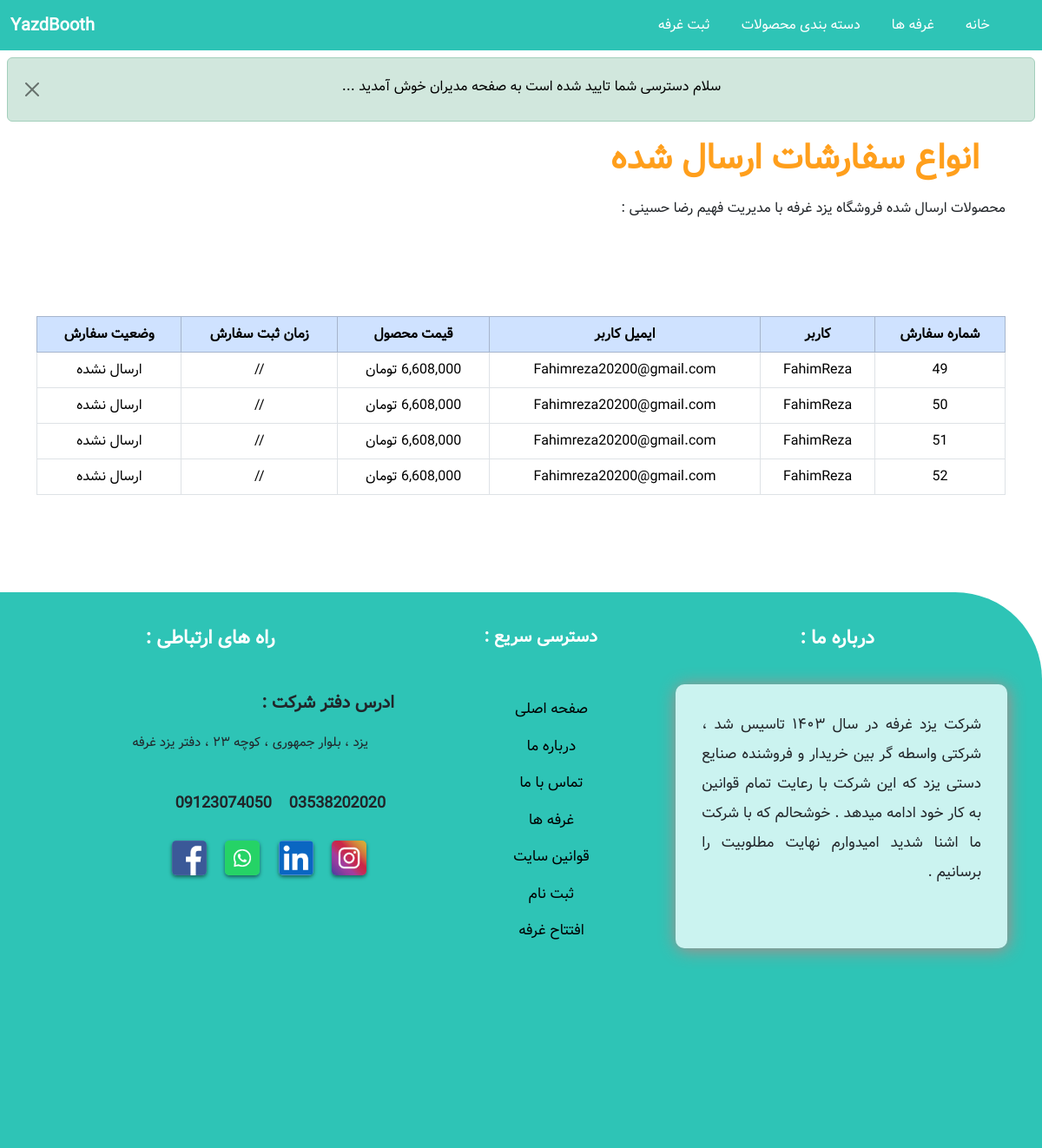
The app's page /Payment/not_shipped_dash/ (signed in) with its own data.
### Payment/models.py (models this page shows, shortened)
class Order(models.Model):
    user = models.ForeignKey(User, on_delete=models.CASCADE , null=True , blank=True)
    full_name = models.CharField(max_length=250)
    email = models.EmailField(max_length=255)
    shipping_address = models.CharField(max_length=15000)
    amount_paid = models.DecimalField(max_digits=10, decimal_places=0)
    date_ordered = models.DateTimeField(auto_now_add=True)
    shipped = models.BooleanField(default=False)
    date_shipped = models.DateTimeField(blank=True, null=True)

### Payment/views.py (the view)
# urls.py: path('not_shipped_dash/', views.Not_Shipped_Dash, name='Not_Shipped_Dash'),
def Not_Shipped_Dash(request):
    if request.user.is_authenticated and request.user.is_superuser:
        orders = Order.objects.filter(shipped = False)
        if orders:
            for item in orders:
                if item.date_ordered:
                    g_date = item.date_ordered  # تاریخ میلادی از نمونه
                    j_date = jdatetime.datetime.fromgregorian(datetime=g_date)  # تبدیل به تاریخ شمسی
                    formatted_date = f"{j_date.year}/{j_date.month}/{j_date.day}"
                else:
                    formatted_date =None
            messages.success(request, 'سلام دسترسی شما تایید شده است به صفحه مدیران خوش آمدید ...')
            return render(request=request, template_name='Not_Shipped_Dash.html', context={'orders':orders , 'formatted_date':formatted_date})
        else:
             messages.error(request , 'مدیر گرامی سفارش ارسال شده ای وجود ندارد ...')
             return redirect('/')
    else:
        messages.error(request, 'این صفحه برای ادمین و مدیران وبسایت میباشد ...')
        return redirect('/')

### Cart/context_processors.py (called while the page is built)
def cart(request):
    return {'cart': Cart(request)}

### Payment/templates/Not_Shipped_Dash.html (shortened to what this page needs)
{% extends 'base.html' %}
{% load static %}
{% load humanize %}
{% block content %}
<div class="container mt-3">
  <h2 class="sub-Title">انواع سفارشات ارسال شده</h2>
  <p>محصولات ارسال شده فروشگاه یزد غرفه با مدیریت فهیم رضا حسینی :</p>
    <br/>
    <br/>
    <br/>
    <br/>
  <table class="table table-hover text-center table-bordered">
    <thead class="table-primary">
      <tr>
        <th>شماره سفارش</th>
        <th>کاربر</th>
        <th>ایمیل کاربر</th>
        <th>قیمت محصول</th>
        <th>زمان ثبت سفارش</th>
        <th>وضعیت سفارش</th>
      </tr>
    </thead>
    <tbody>
    {% for item in orders %}
      <tr>
        <td><a href="/Payment/order/{{ item.id }}" style="text-decoration: none ; color: black;"> {{ item.id }}</a></td>
        <td>{{ item.user }}</td>
        <td>{{ item.email }}</td>
        <td>{{ item.amount_paid|intcomma }} تومان </td>
        <td>{{ formatted_date }}</td>
          {% if item.shipped %}
            <td>ارسال شده</td>
          {% else %}
          <td>ارسال نشده</td>
          {% endif %}
      </tr>
    {% endfor %}
       </tbody>
  </table>
</div>
    <br/>
    <br/>
    <br/>
    <br/>
{% endblock %}

### static/css/style.css (style rules this page uses)
* { margin: 0; padding: 0; box-sizing: border-box; font-family: 'vazir' , sans-serif; }
.sub-Title { color: #FF9F1C; font-weight: bold; font-size: 40px; margin:20px 30px ; }

### records on screen
Order: id "49", user "FahimReza", email "Fahimreza20200@gmail.com", formatted_date "//", shipped "ارسال نشده"
Order: id "50", user "FahimReza", email "Fahimreza20200@gmail.com", formatted_date "//", shipped "ارسال نشده"
Order: id "51", user "FahimReza", email "Fahimreza20200@gmail.com", formatted_date "//", shipped "ارسال نشده"
Order: id "52", user "FahimReza", email "Fahimreza20200@gmail.com", formatted_date "//", shipped "ارسال نشده"

### other values on screen
{{ message }} "سلام دسترسی شما تایید شده است به صفحه مدیران خوش آمدید ..."
